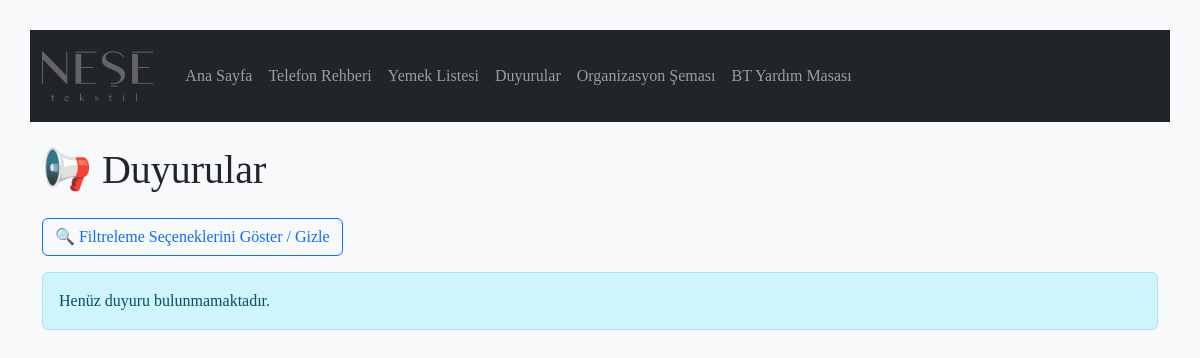
Page /duyurular on the earlier database version.
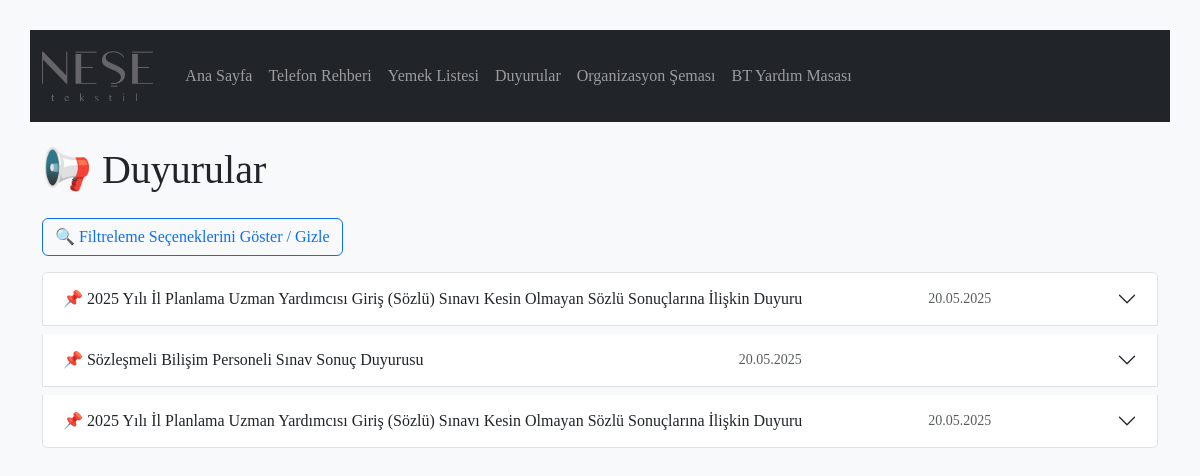
Same page on the later database version.
### tables this page shows
CREATE TABLE duyurular (
            id INTEGER PRIMARY KEY AUTOINCREMENT,
            baslik TEXT NOT NULL,
            icerik TEXT NOT NULL
        , tarih TEXT);

### app.py (the view)
@app.route('/duyurular')
def duyurular():
    conn = get_db_connection()
    duyurular_raw = conn.execute('SELECT * FROM duyurular ORDER BY id DESC').fetchall()
    conn.close()
    duyurular = [dict(d) for d in duyurular_raw]  # burada raw'dan dict'e dönüşüm yapıyoruz
    return render_template_tarihli('duyurular.html', duyurular=duyurular)

### app.py (called while the page is built)
def get_db_connection():
    conn = sqlite3.connect('rehber.db')
    conn.row_factory = sqlite3.Row
    return conn

def tarih_formatla(tarih):
    if isinstance(tarih, datetime):
        return tarih.strftime('%d.%m.%Y')
    elif isinstance(tarih, str):
        try:
            dt = datetime.fromisoformat(tarih)  # '2024-05-19'
            return dt.strftime('%d.%m.%Y')
        except:
            return tarih
    return tarih

def recursive_format(value):
    if isinstance(value, list):
        return [recursive_format(v) for v in value]
    elif isinstance(value, dict):
        return {k: recursive_format(v) for k, v in value.items()}
    else:
        return tarih_formatla(value)

def render_template_tarihli(template_name, **context):
    formatted_context = {k: recursive_format(v) for k, v in context.items()}
    return render_template(template_name, **formatted_context)

### templates/duyurular.html (shortened to what this page needs)
{% extends "base.html" %}
{% block content %}
<h1 class="mb-4">📢 Duyurular</h1>
<button class="btn btn-outline-primary mb-3" type="button" data-bs-toggle="collapse" data-bs-target="#filtrePaneli" aria-expanded="false" aria-controls="filtrePaneli">
    🔍 Filtreleme Seçeneklerini Göster / Gizle
</button>
{% if duyurular %}
<div class="accordion" id="duyuruAccordion">
    {% for d in duyurular %}
    <div class="accordion-item mb-2">
        <h2 class="accordion-header" id="heading{{ loop.index }}">
            <button class="accordion-button collapsed" type="button" data-bs-toggle="collapse" data-bs-target="#collapse{{ loop.index }}" aria-expanded="false" aria-controls="collapse{{ loop.index }}">
                📌 {{ d['baslik'] }} <span class="ms-auto text-muted small">{{ d['tarih'] }}</span>
            </button>
        </h2>
    </div>
    {% endfor %}
</div>
{% else %}
<div class="alert alert-info">Henüz duyuru bulunmamaktadır.</div>
{% endif %}
{% endblock %}

### templates/base.html (shortened to what this page needs)
<!DOCTYPE html>
<html lang="tr">
<head>
    <link href="https://cdn.jsdelivr.net/npm/bootstrap@5.3.3/dist/css/bootstrap.min.css" rel="stylesheet" />
    <link rel="stylesheet" href="{{ url_for('static', filename='style.css') }}">
</head>
<body>
  <nav class="navbar navbar-expand-lg navbar-dark bg-dark">
    <nav class="navbar navbar-expand-lg navbar-dark bg-dark">
  <div class="container-fluid">
    <a class="navbar-brand d-flex align-items-center" href="{{ url_for('index') }}">
      <img src="{{ url_for('static', filename='nese_logo.png') }}" alt="Logo" height="50" class="me-2">
    </a>
    <div class="collapse navbar-collapse" id="navbarContent">
      <ul class="navbar-nav mx-auto">
        <li class="nav-item">
          <a class="nav-link" href="{{ url_for('index') }}">Ana Sayfa</a>
        </li>
        <li class="nav-item">
          <a class="nav-link" href="{{ url_for('rehber') }}">Telefon Rehberi</a>
        </li>
        <li class="nav-item">
          <a class="nav-link" href="{{ url_for('yemek_listesi') }}">Yemek Listesi</a>
        </li>
        <li class="nav-item">
          <a class="nav-link" href="{{ url_for('duyurular') }}">Duyurular</a>
        </li>
        <li class="nav-item">
          <a class="nav-link" href="#">Organizasyon Şeması</a>
        </li>
        <li class="nav-item">
          <a class="nav-link" href="#">BT Yardım Masası</a>
        </li>
      </ul>
    </div>
  </div>
</nav>
  </nav>
  <div class="container mt-4">
    {% block content %}
    {% endblock %}
  </div>
</body>
</html>

### static/style.css (style rules this page uses)
body { padding: 30px; background-color: #f8f9fa; font-family: initial; }
h1 { margin-bottom: 30px; }
input, button { margin-right: 10px; }

Differences in the rows shown:
added duyurular: baslik "2025 Yılı İl Planlama Uzman Yardımcısı Giriş (Sözlü) Sınavı Kesin Olmayan Sözlü Sonuçlarına İlişkin Duyuru", tarih "20.05.2025"
added duyurular: baslik "Sözleşmeli Bilişim Personeli Sınav Sonuç Duyurusu", tarih "20.05.2025"
added duyurular: baslik "2025 Yılı İl Planlama Uzman Yardımcısı Giriş (Sözlü) Sınavı Kesin Olmayan Sözlü Sonuçlarına İlişkin Duyuru", tarih "20.05.2025"
Other differences:
text no longer shown: "Henüz duyuru bulunmamaktadır."
